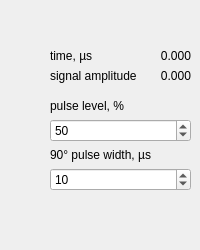
<?xml version="1.0" encoding="UTF-8"?>
<ui version="4.0">
 <class>FidDisplay</class>
 <widget class="QWidget" name="FidDisplay">
  <layout class="QHBoxLayout" name="horizontalLayout" stretch="1,0">
   <property name="spacing">
    <number>0</number>
   </property>
   <property name="leftMargin">
    <number>0</number>
   </property>
   <property name="topMargin">
    <number>0</number>
   </property>
   <property name="rightMargin">
    <number>0</number>
   </property>
   <property name="bottomMargin">
    <number>0</number>
   </property>
   <item>
    <widget class="QWidget" name="plotWidget" native="true">
     <layout class="QVBoxLayout" name="plotLayout">
      <property name="spacing">
       <number>0</number>
      </property>
      <property name="leftMargin">
       <number>0</number>
      </property>
      <property name="topMargin">
       <number>0</number>
      </property>
      <property name="rightMargin">
       <number>0</number>
      </property>
      <property name="bottomMargin">
       <number>0</number>
      </property>
     </layout>
    </widget>
   </item>
   <item>
    <widget class="QWidget" name="controlWidget" native="true">
     <layout class="QVBoxLayout" name="controlLayout">
      <item>
       <spacer name="spacer_0">
        <property name="orientation">
         <enum>Qt::Orientation::Vertical</enum>
        </property>
        <property name="sizeHint" stdset="0">
         <size>
          <width>20</width>
          <height>40</height>
         </size>
        </property>
       </spacer>
      </item>
      <item>
       <widget class="QWidget" name="cursorWidget" native="true">
        <layout class="QGridLayout" name="cursorLayout">
         <property name="leftMargin">
          <number>0</number>
         </property>
         <property name="topMargin">
          <number>0</number>
         </property>
         <property name="rightMargin">
          <number>0</number>
         </property>
         <property name="bottomMargin">
          <number>0</number>
         </property>
         <property name="horizontalSpacing">
          <number>0</number>
         </property>
         <item row="0" column="0">
          <widget class="QLabel" name="xdataLabel">
           <property name="text">
            <string>time, µs</string>
           </property>
          </widget>
         </item>
         <item row="0" column="1">
          <widget class="QLabel" name="xdataValue">
           <property name="text">
            <string>       0.000</string>
           </property>
           <property name="alignment">
            <set>Qt::AlignmentFlag::AlignRight|Qt::AlignmentFlag::AlignTrailing|Qt::AlignmentFlag::AlignVCenter</set>
           </property>
          </widget>
         </item>
         <item row="1" column="0">
          <widget class="QLabel" name="ydataLabel">
           <property name="text">
            <string>signal amplitude</string>
           </property>
          </widget>
         </item>
         <item row="1" column="1">
          <widget class="QLabel" name="ydataValue">
           <property name="text">
            <string>       0.000</string>
           </property>
           <property name="alignment">
            <set>Qt::AlignmentFlag::AlignRight|Qt::AlignmentFlag::AlignTrailing|Qt::AlignmentFlag::AlignVCenter</set>
           </property>
          </widget>
         </item>
        </layout>
       </widget>
      </item>
      <item>
       <spacer name="spacer_1">
        <property name="orientation">
         <enum>Qt::Orientation::Vertical</enum>
        </property>
        <property name="sizeHint" stdset="0">
         <size>
          <width>20</width>
          <height>10</height>
         </size>
        </property>
       </spacer>
      </item>
      <item>
       <widget class="QLabel" name="ampLabel">
        <property name="text">
         <string>pulse level, %</string>
        </property>
       </widget>
      </item>
      <item>
       <widget class="QSpinBox" name="levelValue">
        <property name="minimum">
         <number>0</number>
        </property>
        <property name="maximum">
         <number>100</number>
        </property>
        <property name="value">
         <number>50</number>
        </property>
       </widget>
      </item>
      <item>
       <widget class="QLabel" name="widthLabel">
        <property name="text">
         <string>90° pulse width, µs</string>
        </property>
       </widget>
      </item>
      <item>
       <widget class="QSpinBox" name="widthValue">
        <property name="minimum">
         <number>1</number>
        </property>
        <property name="maximum">
         <number>1000</number>
        </property>
        <property name="value">
         <number>10</number>
        </property>
       </widget>
      </item>
      <item>
       <spacer name="spacer_2">
        <property name="orientation">
         <enum>Qt::Orientation::Vertical</enum>
        </property>
        <property name="sizeHint" stdset="0">
         <size>
          <width>20</width>
          <height>10</height>
         </size>
        </property>
       </spacer>
      </item>
      <item>
       <spacer name="spacer_3">
        <property name="orientation">
         <enum>Qt::Orientation::Vertical</enum>
        </property>
        <property name="sizeHint" stdset="0">
         <size>
          <width>20</width>
          <height>40</height>
         </size>
        </property>
       </spacer>
      </item>
     </layout>
    </widget>
   </item>
  </layout>
 </widget>
 <resources/>
 <connections/>
</ui>
